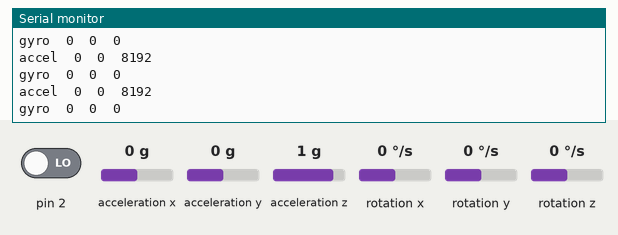
Bench run of a sketch on a simulated Arduino Uno, built with avr-gcc and run on an emulated ATmega328P. On the bench: the last lines printed to the serial monitor. The test bench sets the inputs (shaded band); at power-on: acceleration x 0 g, acceleration y 0 g, acceleration z 1 g, rotation x 0 °/s, rotation y 0 °/s, rotation z 0 °/s, pin 2 LOW. The sensor or clock chip raises its interrupt line as the real part does.

Above: at 1.7 s.
1.8 s: acceleration x set to -1.4 g
At 2.3 s:
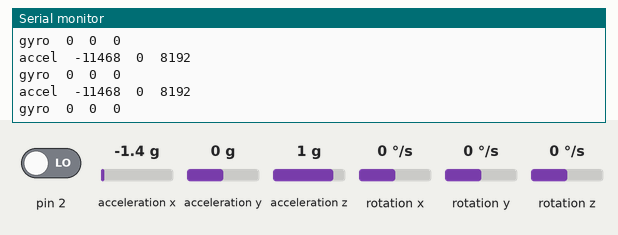
3.3 s: acceleration y set to -1.4 g
At 3.8 s:
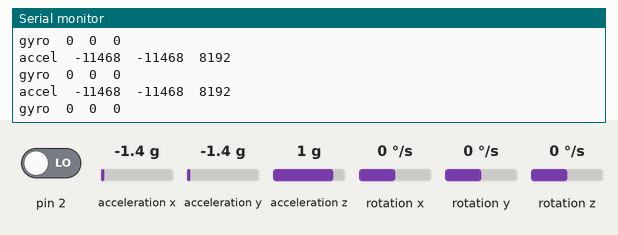
4.8 s: acceleration z set to -1.4 g
At 5.4 s:
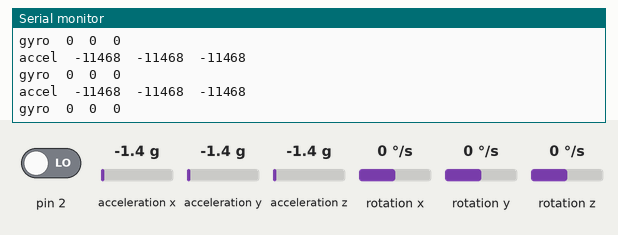
7.8 s: rotation x set to -192 °/s
At 8.3 s:
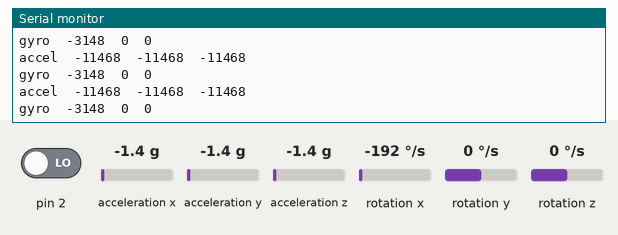
9.3 s: rotation y set to 100 °/s
At 10.3 s:
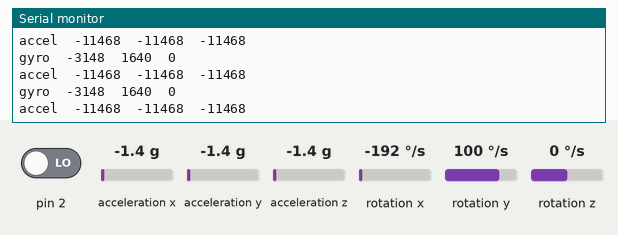
12.3 s: rotation z set to -192 °/s
At 12.8 s:
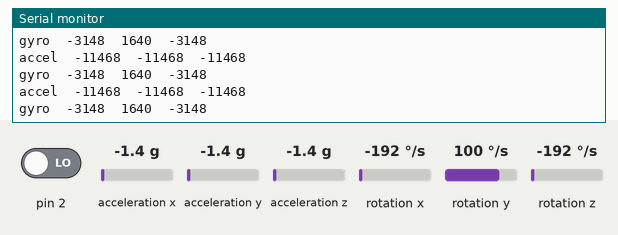

The sketch:

ros_imu_com.ino
```cpp
/* Librerie ROS */
//#include <ros.h>
//#include <sensor_msgs/Imu.h>

/* Librerie IMU */
#include <I2Cdev.h>
#include <MPU6050_6Axis_MotionApps20.h>
//#include <MPU6050.h>
#if I2CDEV_IMPLEMENTATION == I2CDEV_ARDUINO_WIRE
    #include "Wire.h"
#endif
MPU6050 mpu;

// MPU control/status vars
bool dmpReady = false;  // set true if DMP init was successful
uint8_t mpuIntStatus;   // holds actual interrupt status byte from MPU
uint8_t devStatus;      // return status after each device operation (0 = success, !0 = error)
uint16_t packetSize;    // expected DMP packet size (default is 42 bytes)
uint16_t fifoCount;     // count of all bytes currently in FIFO
uint8_t fifoBuffer[64]; // FIFO storage buffer

// orientation/motion vars
Quaternion q;           // [w, x, y, z]         quaternion container
VectorInt16 aa;         // [x, y, z]            accel sensor measurements
VectorInt16 aaReal;     // [x, y, z]            gravity-free accel sensor measurements
VectorInt16 aaWorld;    // [x, y, z]            world-frame accel sensor measurements
VectorFloat gravity;    // [x, y, z]            gravity vector
int16_t g[3];
float euler[3];         // [psi, theta, phi]    Euler angle container
float ypr[3];           // [yaw, pitch, roll]   yaw/pitch/roll container and gravity vector


/* ROS */
//ros::NodeHandle nh;
//ros::sensor_msgs::Imu imu_msg,
//ros::Publisher pub_imu("imu_data", &imu_msg);
//sensor_msgs.Imu imu_msg;

// ================================================================
// ===               INTERRUPT DETECTION ROUTINE                ===
// ================================================================

volatile bool mpuInterrupt = false;     // indicates whether MPU interrupt pin has gone high
void dmpDataReady() {
    mpuInterrupt = true;
}


// ================================================================
// ===                      INITIAL SETUP                       ===
// ================================================================

void setup() {
    /* ROS */
    //nh.initNode();
    //nh.advertise(pub_imu);

    // join I2C bus (I2Cdev library doesn't do this automatically)
    #if I2CDEV_IMPLEMENTATION == I2CDEV_ARDUINO_WIRE
        Wire.begin();
        TWBR = 24; // 400kHz I2C clock (200kHz if CPU is 8MHz)
    #elif I2CDEV_IMPLEMENTATION == I2CDEV_BUILTIN_FASTWIRE
        Fastwire::setup(400, true);
    #endif

    Serial.begin(115200);

    // initialize device
    Serial.println(F("Initializing I2C devices..."));
    mpu.initialize();

    // verify connection
    Serial.println(F("Testing device connections..."));
    Serial.println(mpu.testConnection() ? F("MPU6050 connection successful") : F("MPU6050 connection failed"));
    Serial.println(F("Initializing DMP..."));
    devStatus = mpu.dmpInitialize();

    mpu.setXGyroOffset(220);
    mpu.setYGyroOffset(76);
    mpu.setZGyroOffset(-85);
    //mpu.setZAccelOffset(1788); // 1688 factory default for my test chip
    if (devStatus == 0) {
        Serial.println(F("Enabling DMP..."));
        mpu.setDMPEnabled(true);

        Serial.println(F("Enabling interrupt detection (Arduino external interrupt 0)..."));
        attachInterrupt(0, dmpDataReady, RISING);

        mpuIntStatus = mpu.getIntStatus();

        Serial.println(F("DMP ready! Waiting for first interrupt..."));

        dmpReady = true;
        packetSize = mpu.dmpGetFIFOPacketSize();
    } else {// ERROR!
      Serial.println("ERROR!");
    }

}


// ================================================================
// ===                    MAIN PROGRAM LOOP                     ===
// ================================================================

void loop() {
    if (!dmpReady) return;

    mpuInterrupt = false;
    mpuIntStatus = mpu.getIntStatus();

    fifoCount = mpu.getFIFOCount();

    if ((mpuIntStatus & 0x10) || fifoCount == 1024) {
        // reset so we can continue cleanly
          mpu.resetFIFO();
          Serial.println(F("FIFO overflow!"));

      } else if (mpuIntStatus & 0x02) {

        while (fifoCount < packetSize) fifoCount = mpu.getFIFOCount();
        mpu.getFIFOBytes(fifoBuffer, packetSize);
        fifoCount -= packetSize;


        mpu.dmpGetQuaternion(&q, fifoBuffer);
        mpu.dmpGetAccel(&aa, fifoBuffer);
        mpu.dmpGetGyro(g, fifoBuffer);
        //mpu.dmpGetGravity(&gravity, &q);
        //mpu.dmpGetLinearAccel(&aaReal, &aa, &gravity);
        Serial.print("accel\t");
        Serial.print(aa.x);
        Serial.print("\t");
        Serial.print(aa.y);
        Serial.print("\t");
        Serial.println(aa.z);
        Serial.print("gyro\t");
        Serial.print(g[0]);
        Serial.print("\t");
        Serial.print(g[1]);
        Serial.print("\t");
        Serial.println(g[2]);

        /* ROS */
        /*
        sensor_msgs/Imu
	std_msgs/Header
		uint32 seq
		time stamp
		string frame_id
		string child_frame_id
	geometry_msgs/Quaternion
		float64 x
		float64 y
		float64 z
		float64 w
	float64[9] (Orientation_covariance)
	geometry_msgs/Vector3 (angular_velocity)
		float64 x
		float64 y
		float64 z
	float64[9] (angular_velocity_covariance)
	geometry_msgs/Vector3 (linear_acceleration)
		float64 x
		float64 y
		float64 z
	float64[9] (linear_acceleration_covariance)
        */
        //imu_msg.orientation.x = q.x;
        //imu_msg.orientation.y = q.y;
        //imu_msg.orientation.z = q.z;
        //imu_msg.orientation.w = q.w;
        //setVelTransform(imu_msg.angular_velocity, g);
        //setAccTransform(imu_msg.linear_acceleration, aa);
        //imu_msg.orientation_covariance = {0.0, 0.0, 0.0,
        //                                  0.0, 0.0, 0.0,
        //                                  0.0, 0.0, 0.0}
        // . . .
        //pub_imu.publish( &str_msg );
        //nh.spinOnce();
    }
}
```

Measured:
- after the input at 1.8 s, the serial monitor: prints a new line at once (image 1)
- after the input at 3.3 s, the serial monitor: prints a new line at once (image 2)
- after the input at 4.8 s, the serial monitor: prints a new line at once (image 3)
- after the input at 7.8 s, the serial monitor: prints a new line at once (image 4)
- after the input at 9.3 s, the serial monitor: prints a new line at once (image 5)
- after the input at 12.3 s, the serial monitor: prints a new line at once (image 6)
